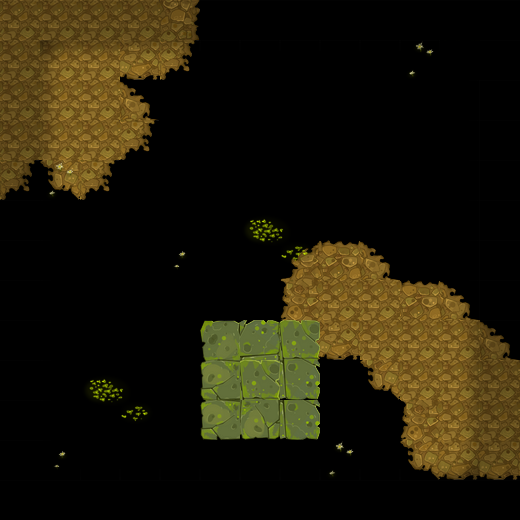

The image is a tile-based game level rendered from a .tmx file. Its description and source (layers, tilesets, objects; grid data summarised) follow:
An orthogonal 13x13 tile map with 40x40 px tiles, 3 tile layers (块层 3, 块层 1, 块层 2).

<map version="1.0" orientation="orthogonal" width="13" height="13" tilewidth="40" tileheight="40">
 <tileset firstgid="1" name="clmap_skin" tilewidth="40" tileheight="40">
  <image source="clmap_skin.png" width="400" height="440" />
 </tileset>
 <layer name="块层 3" width="13" height="13">
  <data>[169 cells, 45 non-empty, 16 distinct tile ids]</data>
 </layer>
 <layer name="块层 1" width="13" height="13">
  <data>[169 cells, 22 non-empty, 14 distinct tile ids]</data>
 </layer>
 <layer name="块层 2" width="13" height="13">
  <data>[169 cells, 88 non-empty, 9 distinct tile ids]</data>
 </layer>
</map>